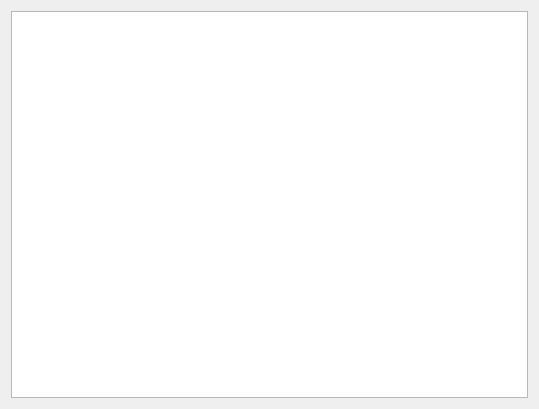
<?xml version="1.0" encoding="UTF-8"?>
<ui version="4.0">
 <class>MainWindow</class>
 <widget class="QMainWindow" name="MainWindow">
  <property name="geometry">
   <rect>
    <x>0</x>
    <y>0</y>
    <width>539</width>
    <height>409</height>
   </rect>
  </property>
  <property name="windowTitle">
   <string>Wct Editor</string>
  </property>
  <widget class="QWidget" name="centralWidget">
   <layout class="QGridLayout" name="gridLayout">
    <item row="0" column="0">
     <widget class="QPlainTextEdit" name="editor">
      <property name="sizePolicy">
       <sizepolicy hsizetype="Expanding" vsizetype="Expanding">
        <horstretch>0</horstretch>
        <verstretch>0</verstretch>
       </sizepolicy>
      </property>
      <property name="locale">
       <locale language="Russian" country="Russia"/>
      </property>
     </widget>
    </item>
   </layout>
  </widget>
  <action name="actionNew_file_or_project">
   <property name="text">
    <string>New file or project</string>
   </property>
  </action>
  <action name="actionOpen_file_or_project">
   <property name="text">
    <string>Open file or project</string>
   </property>
  </action>
  <action name="actionSave_project">
   <property name="text">
    <string>Save project</string>
   </property>
  </action>
  <action name="actionSave_project_as">
   <property name="text">
    <string>Save project as</string>
   </property>
  </action>
  <action name="actionSave_all">
   <property name="text">
    <string>Save all</string>
   </property>
  </action>
  <action name="actionUndo">
   <property name="text">
    <string>Undo</string>
   </property>
  </action>
  <action name="actionRedo">
   <property name="text">
    <string>Redo</string>
   </property>
  </action>
  <action name="actionCut">
   <property name="text">
    <string>Cut</string>
   </property>
  </action>
  <action name="actionCopy">
   <property name="text">
    <string>Copy</string>
   </property>
  </action>
  <action name="actionPaste">
   <property name="text">
    <string>Paste</string>
   </property>
  </action>
  <action name="actionBuild_project">
   <property name="text">
    <string>Build project</string>
   </property>
  </action>
  <action name="actionBuild_and_run">
   <property name="text">
    <string>Build and run</string>
   </property>
  </action>
  <action name="action_6">
   <property name="text">
    <string>Run</string>
   </property>
  </action>
  <action name="actionOptions">
   <property name="text">
    <string>Options...</string>
   </property>
  </action>
  <action name="actionWCT_help">
   <property name="text">
    <string>Wct help</string>
   </property>
  </action>
  <action name="actionAbout_WCT_editor">
   <property name="text">
    <string>About Wct editor</string>
   </property>
  </action>
  <action name="actionExit">
   <property name="text">
    <string>Exit</string>
   </property>
  </action>
 </widget>
 <layoutdefault spacing="6" margin="11"/>
 <tabstops>
  <tabstop>editor</tabstop>
 </tabstops>
 <resources/>
 <connections>
  <connection>
   <sender>actionUndo</sender>
   <signal>triggered()</signal>
   <receiver>editor</receiver>
   <slot>undo()</slot>
   <hints>
    <hint type="sourcelabel">
     <x>-1</x>
     <y>-1</y>
    </hint>
    <hint type="destinationlabel">
     <x>269</x>
     <y>211</y>
    </hint>
   </hints>
  </connection>
  <connection>
   <sender>actionRedo</sender>
   <signal>triggered()</signal>
   <receiver>editor</receiver>
   <slot>redo()</slot>
   <hints>
    <hint type="sourcelabel">
     <x>-1</x>
     <y>-1</y>
    </hint>
    <hint type="destinationlabel">
     <x>269</x>
     <y>211</y>
    </hint>
   </hints>
  </connection>
  <connection>
   <sender>actionCut</sender>
   <signal>triggered()</signal>
   <receiver>editor</receiver>
   <slot>cut()</slot>
   <hints>
    <hint type="sourcelabel">
     <x>-1</x>
     <y>-1</y>
    </hint>
    <hint type="destinationlabel">
     <x>269</x>
     <y>211</y>
    </hint>
   </hints>
  </connection>
  <connection>
   <sender>actionCopy</sender>
   <signal>triggered()</signal>
   <receiver>editor</receiver>
   <slot>copy()</slot>
   <hints>
    <hint type="sourcelabel">
     <x>-1</x>
     <y>-1</y>
    </hint>
    <hint type="destinationlabel">
     <x>269</x>
     <y>211</y>
    </hint>
   </hints>
  </connection>
  <connection>
   <sender>actionPaste</sender>
   <signal>triggered()</signal>
   <receiver>editor</receiver>
   <slot>paste()</slot>
   <hints>
    <hint type="sourcelabel">
     <x>-1</x>
     <y>-1</y>
    </hint>
    <hint type="destinationlabel">
     <x>269</x>
     <y>211</y>
    </hint>
   </hints>
  </connection>
  <connection>
   <sender>actionExit</sender>
   <signal>triggered()</signal>
   <receiver>MainWindow</receiver>
   <slot>close()</slot>
   <hints>
    <hint type="sourcelabel">
     <x>-1</x>
     <y>-1</y>
    </hint>
    <hint type="destinationlabel">
     <x>269</x>
     <y>204</y>
    </hint>
   </hints>
  </connection>
 </connections>
</ui>
